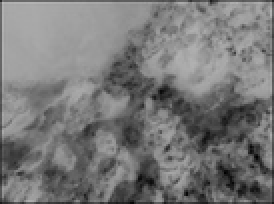
#> input picture OutputImages/141_img__depth_map.jpg, 137 x 102 px, shrunk from 640 x 480 before the run (shown 2 times larger)
$ python -i LSAC_joint_guided.py   (imports and definitions only)
#> lines starting #> are read from the running program, lines starting #| are printed output that depends on the picture; long printed decimals are rounded
#> further down, picture is the input picture: shape (102, 137, 3); min 0, max 183, mean 119.8
# -*- coding: utf-8 -*-
import cv2
import numpy as np
import os
import sys


def guided_filter_channel(guide, src, radius, eps):
    """
    Use OpenCV guided filter if available; otherwise fall back to bilateral, let's us use different py versions :)
    guide/src are float32 in [0, 1]
    """
    if hasattr(cv2, "ximgproc") and hasattr(cv2.ximgproc, "guidedFilter"):
        return cv2.ximgproc.guidedFilter(
            guide=guide,
            src=src,
            radius=radius,
            eps=eps,
        )
    return cv2.bilateralFilter(
        src,
        d=9,
        sigmaColor=0.08,
        sigmaSpace=max(3, radius // 2),
    )


def local_avg_5pt(u):
    center = u[1:-1, 1:-1]
    up     = u[:-2, 1:-1]
    down   = u[2:, 1:-1]
    left   = u[1:-1, :-2]
    right  = u[1:-1, 2:]
    return (center + up + down + left + right) / 5.0


def pad1(x):
    return np.pad(x, ((1, 1), (1, 1)), mode="reflect")


def make_joint_guide(img_bgr, depth_gray=None, guide_mix=0.5):
    """
    Joint guide from intensity and depth:
        guide = guide_mix * gray + (1 - guide_mix) * depth
    guide_mix=1.0 -> intensity only
    guide_mix=0.0 -> depth only
    """
    gray = cv2.cvtColor(img_bgr, cv2.COLOR_BGR2GRAY).astype(np.float32) / 255.0
    if depth_gray is None:
        return gray

    depth = depth_gray.astype(np.float32) / 255.0
    guide = guide_mix * gray + (1.0 - guide_mix) * depth
    return np.clip(guide, 0.0, 1.0)


def lsac2_guided_regularizer(
    img_bgr,
    depth_gray=None,
    p=0.001,
    max_iters=1000,
    loss_threshold=1e-5,
    guided_radius=16,
    guided_eps=1e-3,
    guided_beta=0.20,
    guide_mix=0.5,
    post_sigma=0.0,
    init_mode="image",
    verbose=True,
):
    """
    LSAC2ish + joint-guided regularization.

    Update:
        local = 5-point diffusion
        guided = guided_filter(joint_guide, current)
        regularizer = (1 - guided_beta) * local + guided_beta * guided
        next = p * I + (1 - p) * regularized

    guide_mix controls the joint guide as always:
        1.0 = intensity only
        0.0 = depth only
        0.5 = equal mix
    """
#> called with p = 0.001, max_iters = 1000, loss_threshold = 1e-05, guided_radius = 16, guided_eps = 0.001, guided_beta = 0.2, guide_mix = 0.5, post_sigma = 0
    img = img_bgr.astype(np.float32) / 255.0
    guide = make_joint_guide(img_bgr, depth_gray=depth_gray, guide_mix=guide_mix)

    if init_mode == "zero":
        current = np.zeros_like(img, dtype=np.float32)
    elif init_mode == "image":
        current = img.copy()
    else:
        raise ValueError("init_mode must be 'image' or 'zero'")

    loss_history = []
    final_loss = None
    n_iters = 0

    for i in range(max_iters):
        updated = np.zeros_like(current, dtype=np.float32)

        for c in range(3):
            local = local_avg_5pt(pad1(current[:, :, c]))

            guided = guided_filter_channel(
                guide=guide,
                src=current[:, :, c],
                radius=guided_radius,
                eps=guided_eps,
            )

            regularized = (1.0 - guided_beta) * local + guided_beta * guided
            updated[:, :, c] = p * img[:, :, c] + (1.0 - p) * regularized

        if post_sigma > 0:
            updated = cv2.GaussianBlur(
                updated,
                (0, 0),
                sigmaX=post_sigma,
                sigmaY=post_sigma,
            )

        updated = np.clip(updated, 0.0, 1.0)

        loss = float(np.mean(np.abs(updated - current)))
        loss_history.append(loss)
        final_loss = loss
        n_iters = i + 1
        current = updated

        if verbose and (i < 10 or (i + 1) % 50 == 0):
            print(f"iter={i+1:4d}, loss={loss:.8f}")

        if loss < loss_threshold:
            if verbose:
                print(f"Converged at iter {i+1} with loss {loss:.8f}")
            break
#> this loop made 412 passes
#> (loss, final_loss) on passes 1 to 3: (0.014, 0.014), (0.00644, 0.00644), (0.00456, 0.00456)
#| iter=   1, loss=0.01404
#| iter=   2, loss=0.006438
#| iter=   3, loss=0.004558
#| iter=   4, loss=0.003801
#| iter=   5, loss=0.003372
#| iter=   6, loss=0.003065
#| iter=   7, loss=0.00282
#| iter=   8, loss=0.002613
#> (further printed lines are left out)
#> pass 1, in local_avg_5pt, `up     = u[:-2, 1:-1]`:
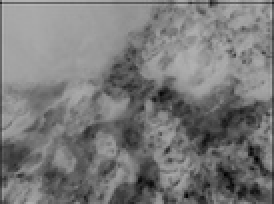
#> up: shape (102, 137) float32 (shown 2 times larger); min 0, max 0.718, mean 0.474
#> pass 1, in local_avg_5pt, `down   = u[2:, 1:-1]`:
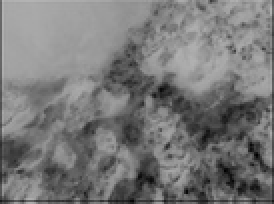
#> down: shape (102, 137) float32 (shown 2 times larger); min 0, max 0.718, mean 0.47
#> pass 1, in local_avg_5pt, `left   = u[1:-1, :-2]`:
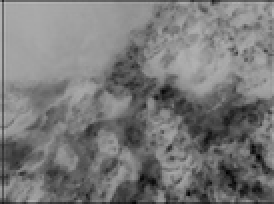
#> left: shape (102, 137) float32 (shown 2 times larger); min 0, max 0.718, mean 0.472
#> pass 1, in local_avg_5pt, `right  = u[1:-1, 2:]`:
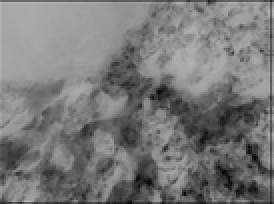
#> right: shape (102, 137) float32 (shown 2 times larger); min 0, max 0.718, mean 0.471
#> after the loop:
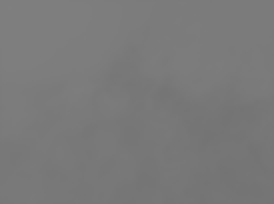
#> updated: shape (102, 137, 3) float32 (shown 2 times larger); min 0.455, max 0.498, mean 0.478
#> after the loop, loss_history = 412 values, max 0.014 at index 0, min 9.94e-06 at index 411, mean 0.000331

    out_img = (current * 255.0).astype(np.uint8)
    return out_img, final_loss, n_iters, np.array(loss_history, dtype=np.float32)


# [55 lines left out: function main, not called in this run]


# [2 lines not run here, left out]

>>> import cv2
>>> picture = cv2.imread('../OutputImages/141_img__depth_map.jpg')
>>> result = lsac2_guided_regularizer(picture)
